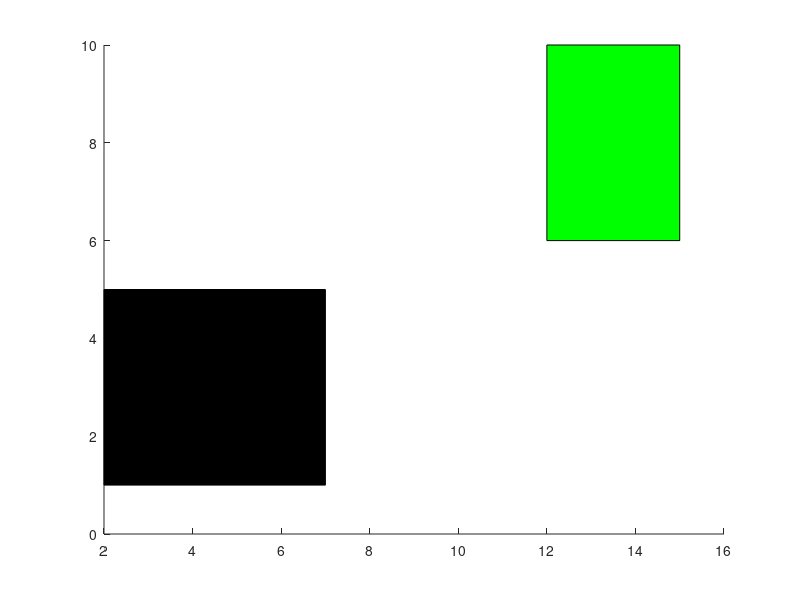

Write the MATLAB code that produced this figure. (Note: this script raises an error after producing the figure.)
clear
close all
clc

rectA = [2 1; 7 1; 7 5; 2 5];
rectB = [7 1; 10 1; 10 5; 7 5]+5;

figure(); hold on
fill(rectA(:,1),rectA(:,2),'k')
fill(rectB(:,1),rectB(:,2),'g')
flag = sat (rectA, rectB)